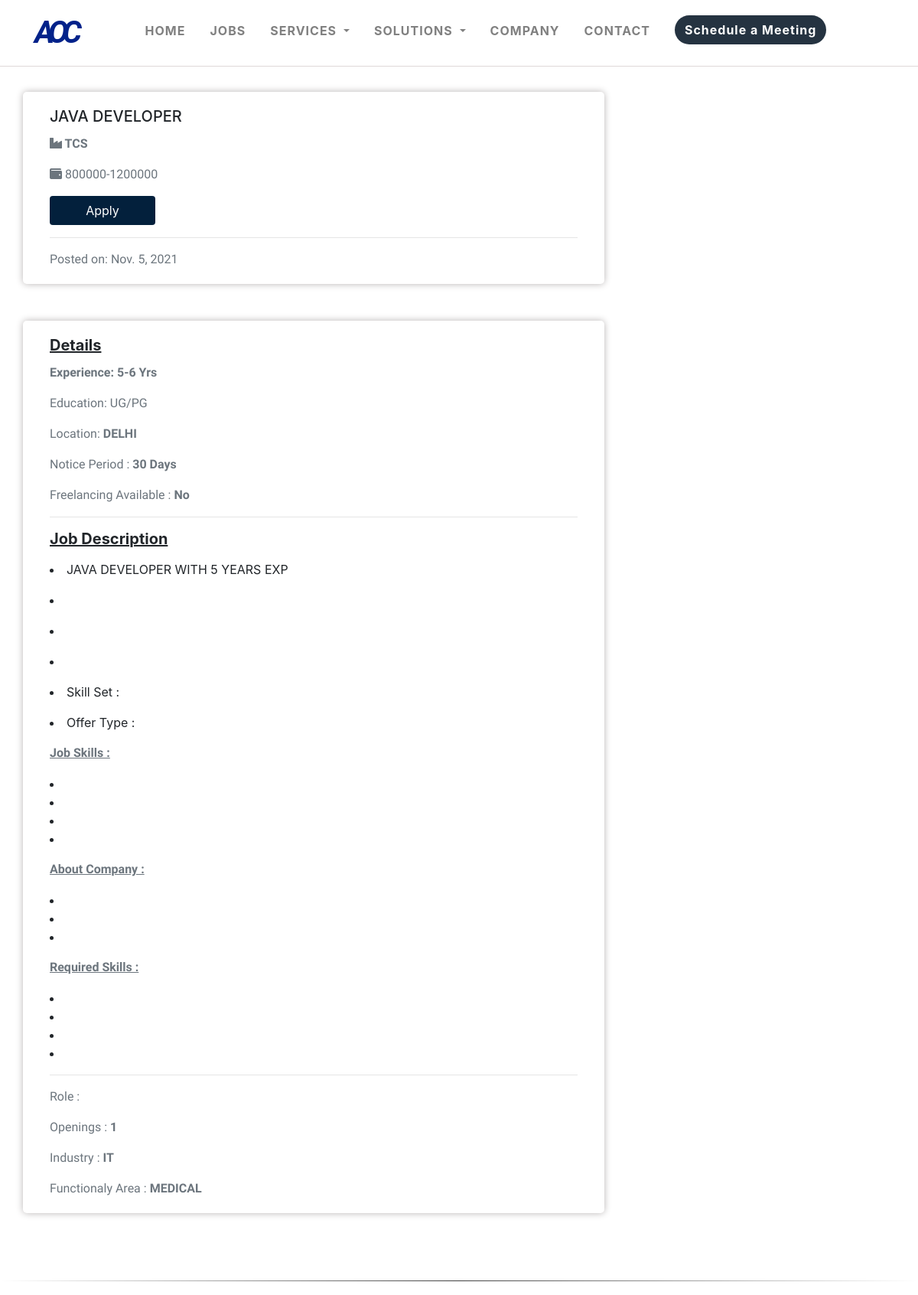
Before: /JobDetial/2/ (upper part) with the older database file.
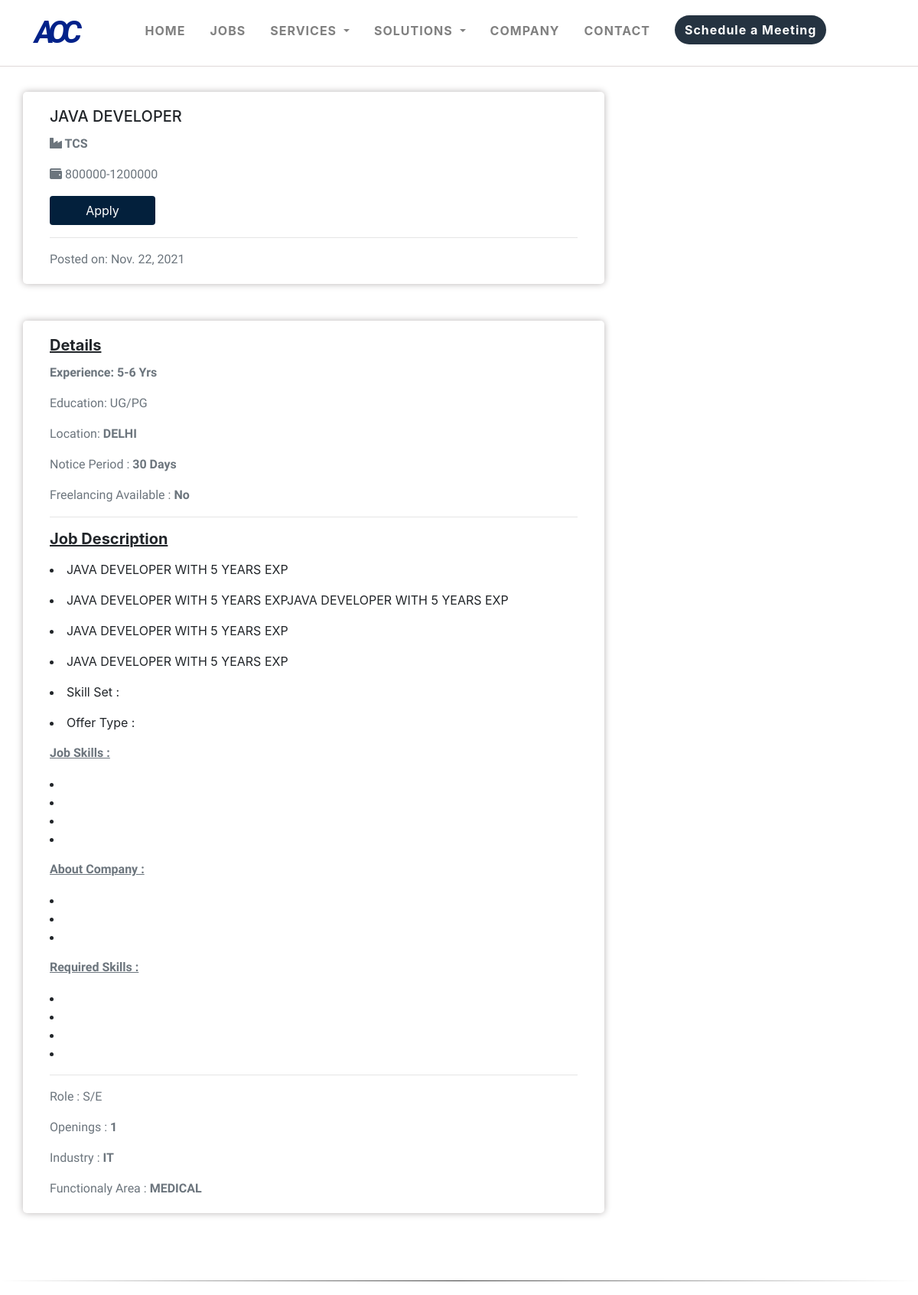
After: the same page with the newer database file.
### JobsApp/models.py (models this page shows)
class Job_Upload(models.Model):
    Designation = models.CharField(max_length = 250)
    Education   = models.CharField(max_length = 250,default = 'UG/PG')
    Location    = models.CharField(max_length = 250)
    Client_Name = models.CharField(max_length = 250)
    Functional_Area = models.CharField(max_length = 250)
    Industry    = models.CharField(max_length = 250)
    Experience  = models.CharField(max_length = 250)
    Job_Description = models.TextField()
    Job_Description1 = models.TextField(default='')
    Job_Description2 = models.TextField(default='')
    Job_Description3 = models.TextField(default='')
    Rate_Card   = models.CharField(max_length = 250)
    Salary_LPA  = models.CharField(max_length = 250)
    Notice_Period = models.CharField(max_length = 250)
    Openings    = models.CharField(max_length = 250,default=1)
    Role        = models.CharField(max_length = 250,default='')
    Freelancing = models.CharField(max_length = 250,default='No')
    Skill_Set       = models.CharField(max_length = 250,default=' ')
    Offer_Type        = models.CharField(max_length = 250,default=' ')
    Job_Skills_1    = models.TextField(default='')
    Job_Skills_2    = models.TextField(default='')
    Job_Skills_3    = models.TextField(default='')
    Job_Skills_4    = models.TextField(default='')
    About_Company_1 = models.TextField(default='')
    About_Company_2 = models.TextField(default='')
    About_Company_3 = models.TextField(default='')
    Required_Skills_1 = models.TextField(default='')
    Required_Skills_2 = models.TextField(default='')
    Required_Skills_3 = models.TextField(default='')
    Required_Skills_4 = models.TextField(default='')
    Posted_On    = models.DateTimeField(default=timezone.now)

### JobsApp/views.py (the view, shortened to what this page needs)
# urls.py: path('JobDetial/<int:id>/',views.Jobs_Details_View, name = 'JobDetail'),
def Jobs_Details_View(request,id=None):
    template = 'JobsApp/Jobs_Detials.html'
    JobDetail = Job_Upload.objects.get(id = id)
    absolute_Url = request.build_absolute_uri() # getting full url to redirect if some thing went wrong in form.
    jobId = JobDetail.id
    request.session['jobId'] = jobId
    context  = {
        'JobDetail':JobDetail,
    }
    return render(request,template,context)

### JobsApp/templates/JobsApp/Jobs_Detials.html (shortened to what the changed rows need)
{% extends 'Aoc_Business_LandingApp/base.html' %}
{% load static %}
{% load crispy_forms_tags %}
{% load CountDays %}
{% block content %}
<br><br><br><br><br>
<div class="container">
    <div class="row">
        <div class="col-sm-8" id="jobDetail-div">
            <div class="card">
                <div class="card-body">
                    <h5 class="card-title">{{ JobDetail.Designation|upper }}</h5>
                    <p class="card-text text-secondary font-weight-bold"><i class="fas fa-industry"></i> {{ JobDetail.Client_Name|upper}}</p>
                    <p class="card-text text-secondary"><i class="fas fa-wallet"></i> {{ JobDetail.Salary_LPA }}</p>
                    <a href="{% url 'Job_Apply' %}"  id="jobDetail-Apply" class="btn btn">Apply</a> <hr>
                    <p class="card-text text-secondary"> Posted on:  {{ JobDetail.Posted_On|date }} </p>
                </div>
            </div>
        </div>
    </div>
</div>
<br><br>
<div class="container">
    <div class="row">
        <div class="col-sm-8" id="jobDetail-div">
            <div class="card">
                <div class="card-body">
                    <h5 class="card-title font-weight-bold "> <u> Details </u></h5>
                    <p class="card-text text-secondary font-weight-bold"> Experience: {{ JobDetail.Experience }} Yrs</p>
                    <p class="card-text text-secondary">
                        Education: {{ JobDetail.Education }}
                    </p>
                    <p class="card-text text-secondary">
                        Location: <b> {{ JobDetail.Location }} </b>
                    </p>
                    <p class="card-text text-secondary">
                        Notice Period : <b> {{ JobDetail.Notice_Period }} </b>
                    </p>
                    <p class="card-text text-secondary">
                      Freelancing Available : <b> {{ JobDetail.Freelancing }} </b>
                    </p>
                    <hr>
                    <h5 class="card-title font-weight-bold "> <u> Job Description </u></h5>
                    <p class="card-text text-secondary">
                        <li>
                        {{ JobDetail.Job_Description }}
                        </li>
                    </p>
                    <p class="card-text text-secondary">
                        <li>
                        {{ JobDetail.Job_Description1 }}
                        </li>
                    </p>
                    <p class="card-text text-secondary">
                        <li>
                        {{ JobDetail.Job_Description2 }}
                        </li>
                    </p>
                    <p class="card-text text-secondary">
                        <li>
                        {{ JobDetail.Job_Description3 }}
                        </li>
                    </p>
                    <p class="card-text text-secondary">
                      <li>
                      </li>
                    </p>
                    <p class="card-text text-secondary">
                      <li>
                      </li>
                    </p>
                    <p class="card-text text-secondary">
                      <u><b> Job Skills :</b></u> <br>
                      <li>
                      </li>
                      <li>
                      </li>
                      <li>
                      </li>
                      <li>
                      </li>
                    </p>
                    <p class="card-text text-secondary">
                      <u><b> About Company :</b></u> <br>
                      <li>
                      </li>
                      <li>
                      </li>
                      <li>
                      </li>
                    </p>
                    <p class="card-text text-secondary">
                      <u><b> Required Skills :</b></u> <br>
                      <li>
                      </li>
                      <li>
                      </li>
                      <li>
                      </li>
                      <li>
                      </li>
                    </p>
                    <hr>
                    <p class="card-text text-secondary">
                        Role : {{ JobDetail.Role }}
                    </p>
                    <p class="card-text text-secondary">
                        Openings : <b> {{ JobDetail.Openings }} </b>
                    </p>
                    <p class="card-text text-secondary">
                        Industry : <b> {{ JobDetail.Industry }} </b>
                    </p>
                    <p class="card-text text-secondary">
                        Functionaly Area : <b> {{ JobDetail.Functional_Area }} </b>
                    </p>
                </div>
            </div>
        </div>
    </div>
</div>
<br><br><br>
<br><br><br>
{% include 'Aoc_Business_LandingApp/footer.html' %}
{% endblock %}

Changed rows visible on the page:
changed Job_Upload "JAVA DEVELOPER": Posted_On "Nov. 5, 2021" → "Nov. 22, 2021"; Job_Description1 (not shown) → "JAVA DEVELOPER WITH 5 YEARS EXPJAVA DEVELOPER WITH 5 YEARS EXP"; Job_Description2 (not shown) → "JAVA DEVELOPER WITH 5 YEARS EXP"; Job_Description3 (not shown) → "JAVA DEVELOPER WITH 5 YEARS EXP"; Role (not shown) → "S/E"
